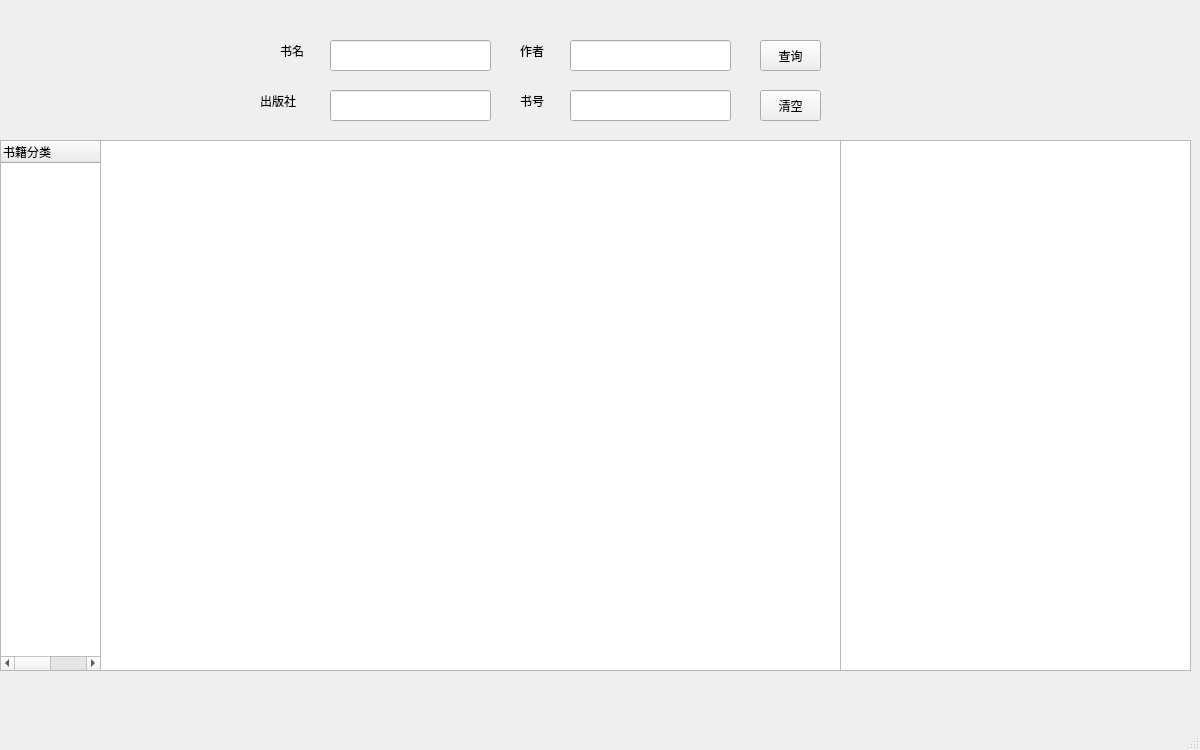
<?xml version="1.0" encoding="UTF-8"?>
<ui version="4.0">
 <class>StuMainWindow</class>
 <widget class="QMainWindow" name="StuMainWindow">
  <property name="geometry">
   <rect>
    <x>0</x>
    <y>0</y>
    <width>1200</width>
    <height>750</height>
   </rect>
  </property>
  <property name="minimumSize">
   <size>
    <width>1200</width>
    <height>750</height>
   </size>
  </property>
  <property name="maximumSize">
   <size>
    <width>1200</width>
    <height>750</height>
   </size>
  </property>
  <property name="windowTitle">
   <string>MainWindow</string>
  </property>
  <widget class="QWidget" name="centralwidget">
   <widget class="QTableWidget" name="tableWidget">
    <property name="geometry">
     <rect>
      <x>100</x>
      <y>140</y>
      <width>741</width>
      <height>531</height>
     </rect>
    </property>
    <property name="styleSheet">
     <string notr="true"/>
    </property>
   </widget>
   <widget class="QTableWidget" name="mybook">
    <property name="geometry">
     <rect>
      <x>840</x>
      <y>140</y>
      <width>351</width>
      <height>531</height>
     </rect>
    </property>
   </widget>
   <widget class="QTreeWidget" name="treeWidget">
    <property name="geometry">
     <rect>
      <x>0</x>
      <y>140</y>
      <width>101</width>
      <height>531</height>
     </rect>
    </property>
    <property name="styleSheet">
     <string notr="true"/>
    </property>
    <column>
     <property name="text">
      <string>书籍分类</string>
     </property>
    </column>
    <column>
     <property name="text">
      <string>type</string>
     </property>
    </column>
   </widget>
   <widget class="QPushButton" name="searchButton">
    <property name="geometry">
     <rect>
      <x>760</x>
      <y>40</y>
      <width>61</width>
      <height>31</height>
     </rect>
    </property>
    <property name="text">
     <string>查询</string>
    </property>
   </widget>
   <widget class="QPushButton" name="clearButton">
    <property name="geometry">
     <rect>
      <x>760</x>
      <y>90</y>
      <width>61</width>
      <height>31</height>
     </rect>
    </property>
    <property name="text">
     <string>清空</string>
    </property>
   </widget>
   <widget class="QLabel" name="label">
    <property name="geometry">
     <rect>
      <x>280</x>
      <y>40</y>
      <width>45</width>
      <height>21</height>
     </rect>
    </property>
    <property name="styleSheet">
     <string notr="true">font: 12pt &quot;隶书&quot;;</string>
    </property>
    <property name="text">
     <string>书名</string>
    </property>
   </widget>
   <widget class="QLineEdit" name="name">
    <property name="geometry">
     <rect>
      <x>330</x>
      <y>40</y>
      <width>161</width>
      <height>31</height>
     </rect>
    </property>
   </widget>
   <widget class="QLabel" name="label_4">
    <property name="geometry">
     <rect>
      <x>260</x>
      <y>90</y>
      <width>71</width>
      <height>21</height>
     </rect>
    </property>
    <property name="styleSheet">
     <string notr="true">font: 12pt &quot;隶书&quot;;</string>
    </property>
    <property name="text">
     <string>出版社</string>
    </property>
   </widget>
   <widget class="QLineEdit" name="press">
    <property name="geometry">
     <rect>
      <x>330</x>
      <y>90</y>
      <width>161</width>
      <height>31</height>
     </rect>
    </property>
   </widget>
   <widget class="QLabel" name="label_2">
    <property name="geometry">
     <rect>
      <x>520</x>
      <y>41</y>
      <width>51</width>
      <height>20</height>
     </rect>
    </property>
    <property name="styleSheet">
     <string notr="true">font: 12pt &quot;隶书&quot;;</string>
    </property>
    <property name="text">
     <string>作者</string>
    </property>
   </widget>
   <widget class="QLabel" name="label_3">
    <property name="geometry">
     <rect>
      <x>520</x>
      <y>90</y>
      <width>41</width>
      <height>21</height>
     </rect>
    </property>
    <property name="styleSheet">
     <string notr="true">font: 12pt &quot;隶书&quot;;</string>
    </property>
    <property name="text">
     <string>书号</string>
    </property>
   </widget>
   <widget class="QLineEdit" name="author">
    <property name="geometry">
     <rect>
      <x>570</x>
      <y>40</y>
      <width>161</width>
      <height>31</height>
     </rect>
    </property>
   </widget>
   <widget class="QLineEdit" name="bno">
    <property name="geometry">
     <rect>
      <x>570</x>
      <y>90</y>
      <width>161</width>
      <height>31</height>
     </rect>
    </property>
   </widget>
  </widget>
  <widget class="QMenuBar" name="menubar">
   <property name="geometry">
    <rect>
     <x>0</x>
     <y>0</y>
     <width>1200</width>
     <height>26</height>
    </rect>
   </property>
  </widget>
  <widget class="QStatusBar" name="statusbar"/>
 </widget>
 <resources/>
 <connections/>
</ui>
